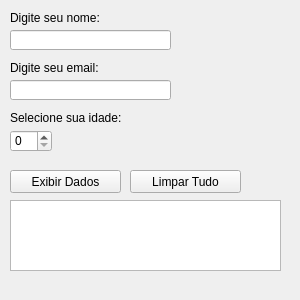
<?xml version="1.0" encoding="UTF-8"?>
<ui version="4.0">
 <class>MainWindow</class>
 <widget class="QMainWindow" name="MainWindow">
  <property name="geometry">
   <rect>
    <x>0</x>
    <y>0</y>
    <width>300</width>
    <height>300</height>
   </rect>
  </property>
  <property name="minimumSize">
   <size>
    <width>300</width>
    <height>300</height>
   </size>
  </property>
  <property name="windowTitle">
   <string>MainWindow</string>
  </property>
  <widget class="QWidget" name="centralWidget">
   <widget class="QLabel" name="label">
    <property name="geometry">
     <rect>
      <x>10</x>
      <y>10</y>
      <width>91</width>
      <height>16</height>
     </rect>
    </property>
    <property name="sizePolicy">
     <sizepolicy hsizetype="Ignored" vsizetype="Ignored">
      <horstretch>0</horstretch>
      <verstretch>0</verstretch>
     </sizepolicy>
    </property>
    <property name="text">
     <string>Digite seu nome:</string>
    </property>
   </widget>
   <widget class="QLineEdit" name="txtNome">
    <property name="geometry">
     <rect>
      <x>10</x>
      <y>30</y>
      <width>161</width>
      <height>20</height>
     </rect>
    </property>
    <property name="clearButtonEnabled">
     <bool>false</bool>
    </property>
   </widget>
   <widget class="QLabel" name="label_2">
    <property name="geometry">
     <rect>
      <x>10</x>
      <y>60</y>
      <width>91</width>
      <height>16</height>
     </rect>
    </property>
    <property name="text">
     <string>Digite seu email:</string>
    </property>
   </widget>
   <widget class="QLineEdit" name="txtEmail">
    <property name="geometry">
     <rect>
      <x>10</x>
      <y>80</y>
      <width>161</width>
      <height>20</height>
     </rect>
    </property>
   </widget>
   <widget class="QSpinBox" name="spinBoxIdade">
    <property name="geometry">
     <rect>
      <x>10</x>
      <y>130</y>
      <width>42</width>
      <height>22</height>
     </rect>
    </property>
   </widget>
   <widget class="QLabel" name="label_3">
    <property name="geometry">
     <rect>
      <x>10</x>
      <y>110</y>
      <width>111</width>
      <height>16</height>
     </rect>
    </property>
    <property name="text">
     <string>Selecione sua idade:</string>
    </property>
   </widget>
   <widget class="QPushButton" name="btnExibir">
    <property name="geometry">
     <rect>
      <x>10</x>
      <y>170</y>
      <width>111</width>
      <height>23</height>
     </rect>
    </property>
    <property name="text">
     <string>Exibir Dados</string>
    </property>
   </widget>
   <widget class="QTextEdit" name="textEdit">
    <property name="geometry">
     <rect>
      <x>10</x>
      <y>200</y>
      <width>271</width>
      <height>71</height>
     </rect>
    </property>
   </widget>
   <widget class="QPushButton" name="btnLimpar">
    <property name="geometry">
     <rect>
      <x>130</x>
      <y>170</y>
      <width>111</width>
      <height>23</height>
     </rect>
    </property>
    <property name="text">
     <string>Limpar Tudo</string>
    </property>
   </widget>
  </widget>
 </widget>
 <layoutdefault spacing="6" margin="11"/>
 <resources/>
 <connections/>
</ui>
